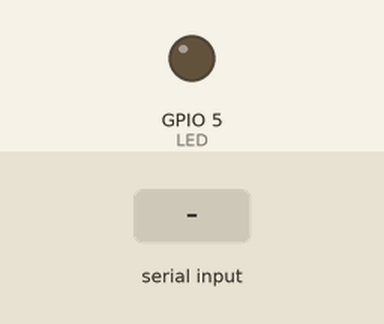
A sketch run on a simulated ESP32. Shown: output pins drawn as LEDs (lit = HIGH). The inputs (shaded band) are chosen by the test bench. WiFi joins after 1.5 s; servers stay silent unless stated; uploads are accepted with an empty reply; what the sketch prints to the serial monitor is not drawn.

Above: at 2.7 s.
2.8 s: "ALARM*" received over the second serial link
At 2.9 s:
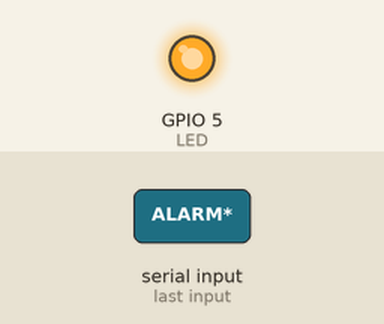
4.5 s: "STOP*" received over the second serial link
Timing chart, 0 to 7.5 s (numbered marks = the images above; inputs shaded):
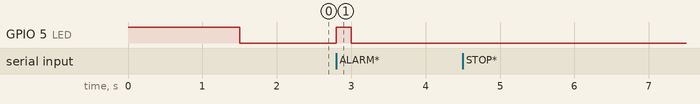

The sketch:

esp32.ino
```cpp
#include <Arduino.h>
#include <WiFi.h>
#include <HTTPClient.h>
#include <SoftwareSerial.h>
#include <Firebase_ESP_Client.h>
//Provide the token generation process info.
#include "addons/TokenHelper.h"
//Provide the RTDB payload printing info and other helper functions.
#include "addons/RTDBHelper.h"

#define LED 5
#define ssid "TP-Link_BAC2"
#define password "khongbietmatkhau"

#define URL "https://fcm.googleapis.com/fcm/send"
#define SERVER_KEY "AAAAiDPQdm8:APA91bG4KAt4TTNEL2nKfKR148UDt2--IQHsco85yOt2ZSYM69qOcmNhdAiG6mCryMXGb4xINA30LnLsCQfu50vljhXd-DXKSzYb7WUCXzTCRCE8BREO1hCb7aytSqcW21IOgEiJHc2_"
SoftwareSerial zigbee(16, 17);
String DEVICE_REGISTRATION_ID_TOKEN = "fL4wE653TkC8I4IkI4WN4U:APA91bH4dO3Hqz01eUwK7f6RP2QSgUmP017xCxZJMsGamAPE1ICrvCYlTX3m5-ysK1y-KX-P2JwEzaxPkpvsLUVq6TiXlgryYUdkzat83MmMEokYvLuudO_xc_OGECeUqZSNDZqx0ITo";

/* 6. Define the Firebase Data object */
FirebaseData fbdo;

int isSent = 0;


void alarm() {
  digitalWrite(LED, HIGH);
  if(!isSent) {
    sendAlarm();
    isSent = 1;
  }
}

void stop() {
  digitalWrite(LED, LOW);
}

void setup() {
  Serial.begin(9600);
  zigbee.begin(9600);
  pinMode(LED, OUTPUT);
  digitalWrite(LED, HIGH);


  WiFi.begin(ssid, password);
  Serial.print("Connecting to Wi-Fi");
  unsigned long ms = millis();
  while (WiFi.status() != WL_CONNECTED) {
    Serial.print(".");
    delay(300);
  }
  Serial.println();
  Serial.print("Connected with IP: ");
  Serial.println(WiFi.localIP());
  Serial.println();

  Serial.printf("Firebase Client v%s\n\n", FIREBASE_CLIENT_VERSION);

}

void loop() {
  if (zigbee.available() > 0) {
    String recv = zigbee.readStringUntil('*');
    if (recv.substring(0, 5) == "ALARM") {
      alarm();
    } else if (recv.substring(0, 5) == "STOP") {
      stop();
      isSent=0;
    }
    Serial.println("Receive: ");
    Serial.println(recv);
  } else {
    stop();
  }
}

void sendAlarm() {
  Serial.print("Send Firebase Cloud Messaging... ");

  HTTPClient http;
  http.begin(URL);
  http.addHeader("Content-Type", "application/json");
  http.addHeader("Authorization", "key=" + String(SERVER_KEY));

  String httpRequestData =
  "{\"to\":\"" + DEVICE_REGISTRATION_ID_TOKEN + "\"," +
  "\"data\":{\"title\":\"chay roiii\",\"location\":\"test123\",\"time\":\"" +  String(millis()) +"\"}}";
  int httpResponseCode = http.POST(httpRequestData);
  if (httpResponseCode > 0) {
    String response = http.getString();
    Serial.println(httpResponseCode);
    Serial.println(response);
  } else {
    Serial.print("Error on sending POST: ");
    Serial.println(httpResponseCode);
  }
}
```

Measured:
- after the input at 2.8 s, GPIO 5 (LED): LOW → HIGH at once, → LOW 0.20 s later
- after the input at 4.5 s, every drawn part: stays the same
